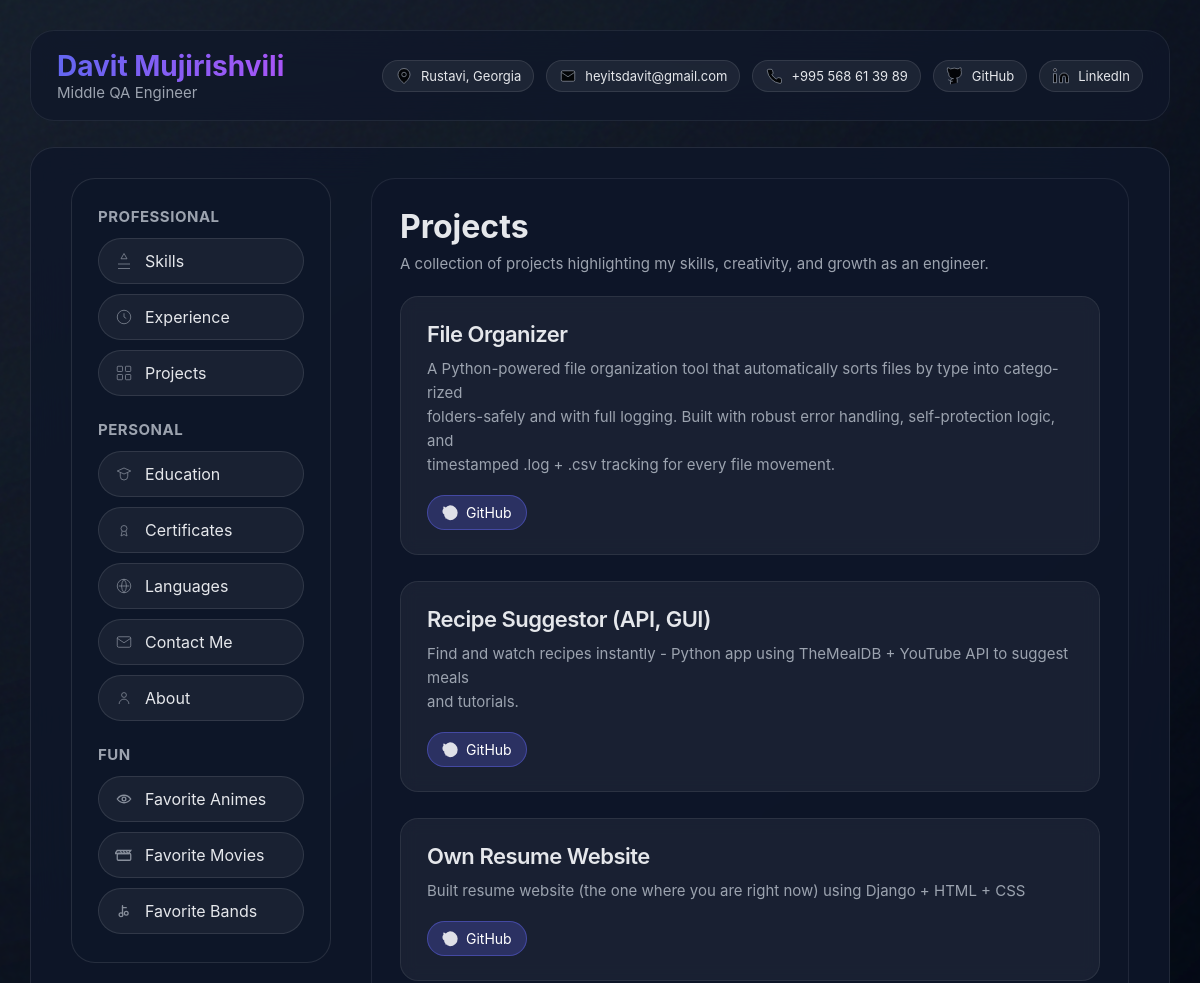
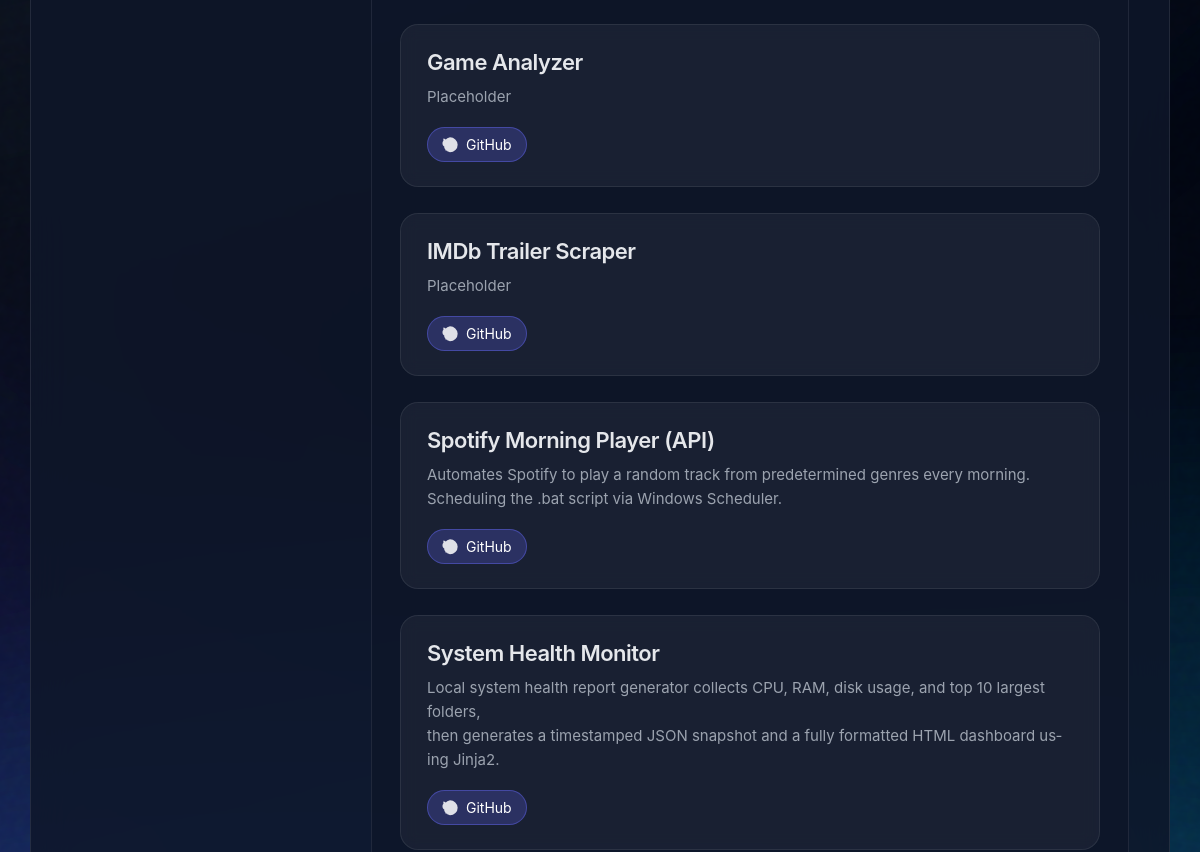
The app's page /projects/ (upper part), older data (2 pictures, top to bottom).
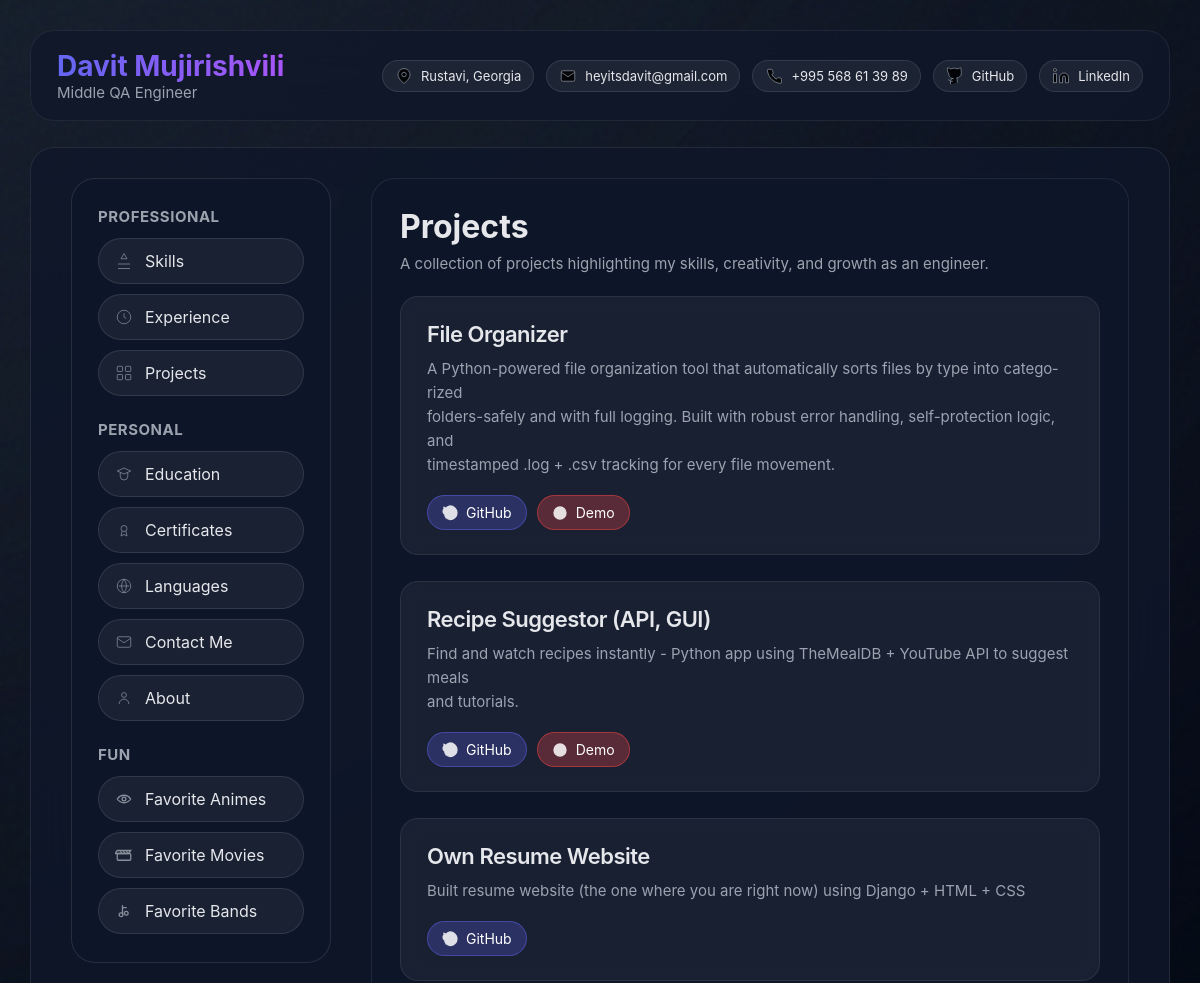
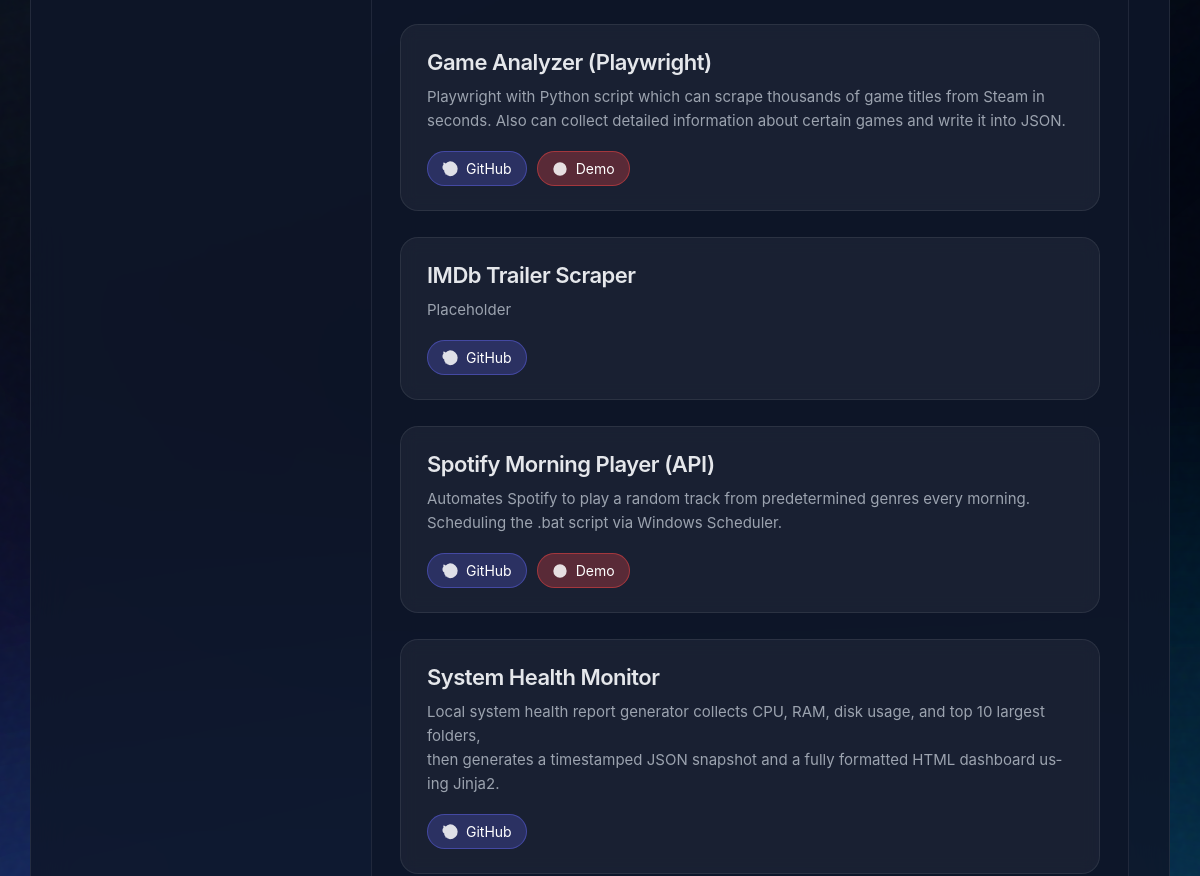
The same page, newer data (2 pictures, top to bottom).
### resume/models.py (models this page shows, shortened)
class Project(models.Model):
    profile = models.ForeignKey(Profile, on_delete=models.CASCADE, related_name="projects")
    name = models.CharField(max_length=150)
    description = models.TextField(blank=True)
    github = models.URLField(blank=True)
    demo = models.URLField(blank=True)

### resume/views.py (the view)
# urls.py: path('projects/', views.projects_view, name='projects'),
def projects_view(request):
    profile = get_profile()
    return render(request, "resume/projects.html", {
        "profile": profile,
        "projects": profile.projects.all()
    })

### resume/views.py (called while the page is built)
def get_profile():
    return Profile.objects.first()  # your single profile

### resume/templates/resume/projects.html (shortened to what this page needs)
{% extends "resume/base.html" %}
{% block content %}
<div class="section">
    <div class="page-header">
        <div class="page-title">Projects</div>
        <div class="page-subtitle">
            A collection of projects highlighting my skills, creativity, and growth as an engineer.
        </div>
    </div>
    {% if projects %}
        <div class="projects-grid">
            {% for project in projects %}
                <div class="project-card">
                    <div class="project-title">
                        {{ project.name }}
                    </div>
                    <div class="project-desc">
                        {{ project.description|linebreaksbr }}
                    </div>
                    <div class="project-links">
                        {% if project.github %}
                            <a class="proj-btn btn-github" href="{{ project.github }}" target="_blank">
                                GitHub
                            </a>
                        {% endif %}
                        {% if project.demo %}
                            <a class="proj-btn btn-demo" href="{{ project.demo }}" target="_blank">
                                <svg class="btn-icon" fill="currentColor" viewBox="0 0 24 24">
                                    <path d="M10 8l6 4-6 4V8zm12 4a10 10 0 11-20 0 10 10 0 0120 0z"/>
                                </svg>
                                Demo
                            </a>
                        {% endif %}
                    </div>
                </div>
            {% endfor %}
        </div>
    {% else %}
        <p style="color:var(--text-soft); margin-top:20px;">No projects added yet.</p>
    {% endif %}
</div>
{% endblock %}

Row changes from the older to the newer data that the page shows:
changed Project "File Organizer": now shows "Demo"
changed Project "Recipe Suggestor (API, GUI)": now shows "Demo"
changed Project: name "Game Analyzer" → "Game Analyzer (Playwright)"; description "Placeholder" → "Playwright with Python script which can scrape thousands of game titles from Steam in seconds. Also can collect detailed information about certain games and write it into JSON."; now shows "Demo"
changed Project "Spotify Morning Player (API)": now shows "Demo"
